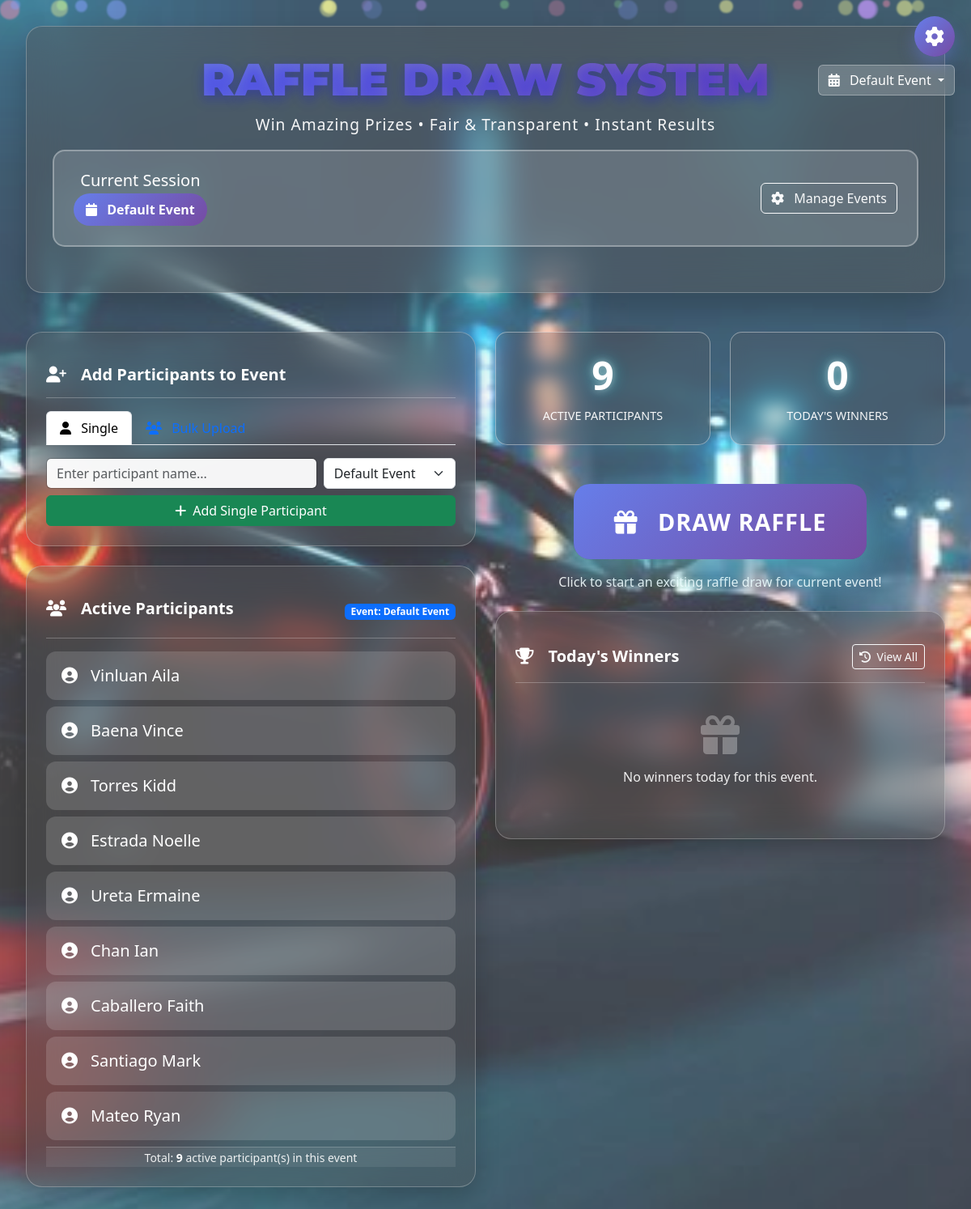
The page / on the database its author committed.
### tables this page shows
CREATE TABLE `events` (
  `id` int(11) NOT NULL,
  `name` varchar(150) NOT NULL,
  `token` varchar(50) DEFAULT NULL,
  `created_at` datetime DEFAULT current_timestamp(),
  `is_active` tinyint(1) DEFAULT 1
);

CREATE TABLE `participants` (
  `id` int(11) NOT NULL,
  `fullname` varchar(150) NOT NULL,
  `status` enum('active','winner') DEFAULT 'active',
  `event_id` int(11) DEFAULT NULL
);

### index.php (the view, shortened to what this page needs)
<?php
include 'config/db.php';
$current_event_id = isset($_GET['event']) ? intval($_GET['event']) : 1;
$active_count = $conn->query("SELECT COUNT(*) as count FROM participants WHERE status='active' AND event_id = $current_event_id")->fetch_assoc()['count'];
$today = date('Y-m-d');
$daily_winners_count = $conn->query("SELECT COUNT(*) as count FROM winners WHERE DATE(win_date) = '$today' AND event_id = $current_event_id")->fetch_assoc()['count'];
?>
<!DOCTYPE html>
<html lang="en">
<head>
    <link href="https://cdn.jsdelivr.net/npm/bootstrap@5.3.2/dist/css/bootstrap.min.css" rel="stylesheet">
    <link rel="stylesheet" href="https://cdnjs.cloudflare.com/ajax/libs/font-awesome/6.4.0/css/all.min.css">
    <link rel="stylesheet" href="assets/css/style.css">
    <link rel="stylesheet" href="https://cdnjs.cloudflare.com/ajax/libs/animate.css/4.1.1/animate.min.css">
    <link rel="stylesheet" href="https://cdn.jsdelivr.net/npm/sweetalert2@11/dist/sweetalert2.min.css">
</head>
<body>
    <button class="btn settings-btn" type="button" data-bs-toggle="modal" data-bs-target="#settingsModal">
        <i class="fas fa-cog"></i>
    </button>
    <div class="event-switcher">
        <div class="dropdown">
            <button class="btn dropdown-toggle" type="button" data-bs-toggle="dropdown">
                <i class="fas fa-calendar-alt me-2"></i>
                <?php
                $current_event = $conn->query("SELECT name FROM events WHERE id = $current_event_id")->fetch_assoc();
                echo htmlspecialchars($current_event['name'] ?? 'Select Event');
                ?>
            </button>
        </div>
    </div>
    <div class="main-container">
        <div class="brand-header">
            <h1>RAFFLE DRAW SYSTEM</h1>
            <p class="tagline">Win Amazing Prizes • Fair & Transparent • Instant Results</p>
            <div class="event-session-card mt-3">
                <div class="d-flex justify-content-between align-items-center">
                    <div>
                        <h5 class="text-white mb-1">Current Session</h5>
                        <div class="current-event-badge d-inline-block">
                            <i class="fas fa-calendar me-2"></i>
                            <?php echo htmlspecialchars($current_event['name'] ?? 'Default Event'); ?>
                        </div>
                    </div>
                    <button class="btn btn-outline-light" data-bs-toggle="modal" data-bs-target="#eventsModal">
                        <i class="fas fa-cog me-2"></i> Manage Events
                    </button>
                </div>
            </div>
        </div>
        <div class="row">
            <div class="col-lg-6">
                <div class="glass-card">
                    <div class="card-header">
                        <h5 class="mb-0"><i class="fas fa-user-plus me-2"></i> Add Participants to Event</h5>
                    </div>
                    <div class="card-body">
                        <ul class="nav nav-tabs mb-3" id="addParticipantsTab" role="tablist">
                            <li class="nav-item" role="presentation">
                                <button class="nav-link active" id="single-tab" data-bs-toggle="tab" data-bs-target="#single" type="button">
                                    <i class="fas fa-user me-2"></i> Single
                                </button>
                            </li>
                            <li class="nav-item" role="presentation">
                                <button class="nav-link" id="bulk-tab" data-bs-toggle="tab" data-bs-target="#bulk" type="button">
                                    <i class="fas fa-users me-2"></i> Bulk Upload
                                </button>
                            </li>
                        </ul>
                        <div class="tab-content" id="addParticipantsTabContent">
                            <div class="tab-pane fade show active" id="single" role="tabpanel">
                                <form action="actions/add_participant.php" method="post">
                                    <div class="row g-2">
                                        <div class="col-md-8">
                                            <input type="text" name="fullname" class="form-control" placeholder="Enter participant name..." required>
                                        </div>
                                        <div class="col-md-4">
                                            <select name="event_id" class="form-select" required>
                                                <?php
                                                $events = $conn->query("SELECT * FROM events WHERE is_active = 1");
                                                while($event = $events->fetch_assoc()):
                                                ?>
                                                    <option value="<?php echo $event['id']; ?>"
                                                            <?php echo $event['id'] == $current_event_id ? 'selected' : ''; ?>>
                                                        <?php echo htmlspecialchars($event['name']); ?>
                                                    </option>
                                                <?php endwhile; ?>
                                            </select>
                                        </div>
                                        <div class="col-12">
                                            <button class="btn btn-success w-100">
                                                <i class="fas fa-plus me-2"></i>Add Single Participant
                                            </button>
                                        </div>
                                    </div>
                                </form>
                            </div>
                        </div>
                    </div>
                </div>
                <div class="glass-card">
                    <div class="card-header d-flex justify-content-between align-items-center">
                        <h5><i class="fas fa-users me-2"></i> Active Participants</h5>
                        <span class="badge bg-primary">Event: <?php echo htmlspecialchars($current_event['name'] ?? 'Default'); ?></span>
                    </div>
                    <div class="card-body p-0">
                        <div class="list-group list-group-flush">
                            <?php
                            $participants_result = $conn->query("SELECT * FROM participants WHERE status='active' AND event_id = $current_event_id");
                            if($participants_result->num_rows > 0):
                                while($row = $participants_result->fetch_assoc()): ?>
                                    <div class="participant-item">
                                        <div class="d-flex align-items-center">
                                            <i class="fas fa-user-circle me-3 fa-lg"></i>
                                            <span class="fs-5"><?php echo htmlspecialchars($row['fullname']); ?></span>
                                        </div>
                                    </div>
                                <?php endwhile;
                            endif; ?>
                        </div>
                    </div>
                    <div class="card-footer text-center">
                        <small class="text-white-50">
                            Total: <strong class="text-white"><?php echo $participants_result->num_rows; ?></strong> active participant(s) in this event
                        </small>
                    </div>
                </div>
            </div>
            <div class="col-lg-6">
                <div class="row mb-4">
                    <div class="col-md-6">
                        <div class="stat-card">
                            <h3><?php echo $active_count; ?></h3>
                            <small>ACTIVE PARTICIPANTS</small>
                        </div>
                    </div>
                    <div class="col-md-6">
                        <div class="stat-card">
                            <h3><?php echo $daily_winners_count; ?></h3>
                            <small>TODAY'S WINNERS</small>
                        </div>
                    </div>
                </div>
                <div class="draw-btn-container mb-4">
                    <button class="btn draw-main-btn" data-bs-toggle="modal" data-bs-target="#raffleModal">
                        <i class="fas fa-gift me-3"></i> DRAW RAFFLE
                    </button>
                    <p class="text-white-50 mt-3">Click to start an exciting raffle draw for current event!</p>
                </div>
                <div class="glass-card">
                    <div class="card-header d-flex justify-content-between align-items-center">
                        <h5 class="mb-0"><i class="fas fa-trophy me-2"></i> Today's Winners</h5>
                        <button class="btn btn-sm btn-outline-light" data-bs-toggle="modal" data-bs-target="#winnersHistoryModal">
                            <i class="fas fa-history me-1"></i> View All
                        </button>
                    </div>
                    <div class="card-body">
                        <?php
                        $daily_winners = $conn->query("
                            SELECT w.*, e.name as event_name
                            FROM winners w
                            LEFT JOIN events e ON w.event_id = e.id
                            WHERE DATE(w.win_date) = '$today'
                            AND w.event_id = $current_event_id
                            ORDER BY w.win_date DESC
                            LIMIT 5
                        ");
                        if($daily_winners->num_rows > 0): ?>
                            <div class="list-group">
                                <?php while($winner = $daily_winners->fetch_assoc()):
                                    $win_date = strtotime($winner['win_date']);
                                    $time_formatted = date('h:i A', $win_date);
                                ?>
                                    <div class="list-group-item border-0 bg-transparent mb-2">
                                        <div class="d-flex justify-content-between align-items-center">
                                            <div>
                                                <strong class="text-white"><?php echo htmlspecialchars($winner['fullname']); ?></strong>
                                                <div class="winner-date">
                                                    <span class="winner-time">
                                                        <i class="fas fa-clock me-1"></i>
                                                        <?php echo $time_formatted; ?>
                                                    </span>
                                                </div>
                                            </div>
                                            <span class="badge bg-success">
                                                <?php echo htmlspecialchars($winner['prize']); ?>
                                            </span>
                                        </div>
                                    </div>
                                <?php endwhile; ?>
                            </div>
                        <?php else: ?>
                            <div class="text-center py-4">
                                <i class="fas fa-gift fa-3x mb-3" style="color: rgba(255,255,255,0.3);"></i>
                                <p class="text-white-50">No winners today for this event.</p>
                            </div>
                        <?php endif; ?>
                    </div>
                </div>
            </div>
        </div>
    </div>
</body>
</html>

### assets/css/style.css (style rules this page uses)
:root { --primary-gradient: linear-gradient(135deg, #667eea 0%, #764ba2 100%); --secondary-gradient: linear-gradient(135deg, #f093fb 0%, #f5576c 100%); --success-gradient: linear-gradient(135deg, #4facfe 0%, #00f2fe 100%); --warning-gradient: linear-gradient(135deg, #f6d365 0%, #fda085 100%); --dark-overlay: rgba(0, 0, 0, 0.3); --glass-bg: rgba(88, 88, 88, 0.3); --glass-bg-hover: rgba(88, 88, 88, 0.40); }
* { transition: all 0.3s cubic-bezier(0.4, 0, 0.2, 1); }
body { min-height: 100vh; transition: background-image 0.5s ease, background-color 0.5s ease; }
.main-container { min-height: 100vh; padding: 2rem; background: rgba(255, 255, 255, 0.25); border-radius: 0; }
.brand-header { text-align: center; margin-bottom: 3rem; padding: 2rem; background: rgba(88, 88, 88, 0.4); border-radius: 20px; backdrop-filter: blur(20px); border: 1px solid rgba(255, 255, 255, 0.25); box-shadow: 0 20px 40px rgba(0, 0, 0, 0.2); animation: slideDown 0.8s ease-out; }
.brand-header h1 { font-family: 'Montserrat', sans-serif; font-weight: 900; font-size: 3.5rem; background: var(--primary-gradient); -webkit-background-clip: text; -webkit-text-fill-color: transparent; margin-bottom: 0.5rem; text-shadow: 0 5px 15px rgba(10, 1, 254, 0.293); }
.brand-header .tagline { font-size: 1.2rem; color: rgba(255, 255, 255, 0.95); font-weight: 300; letter-spacing: 1px; }
.settings-btn { position: fixed; top: 20px; right: 20px; z-index: 1000; background: var(--primary-gradient); border: none; width: 50px; height: 50px; border-radius: 50%; color: white; font-size: 1.5rem; box-shadow: 0 10px 20px rgba(102, 126, 234, 0.4); transition: all 0.3s ease; }
.glass-card { background: var(--glass-bg); backdrop-filter: blur(20px); border-radius: 20px; border: 1px solid rgba(255, 255, 255, 0.25); padding: 1.5rem; margin-bottom: 1.5rem; box-shadow: 0 10px 30px rgba(0, 0, 0, 0.2); transition: transform 0.3s ease, box-shadow 0.3s ease, background 0.3s ease; }
.glass-card .card-header { background: transparent; border-bottom: 1px solid rgba(255, 255, 255, 0.25); padding: 1rem 0; margin-bottom: 1rem; }
.glass-card .card-header h5 { color: white; font-weight: 600; display: flex; align-items: center; gap: 10px; }
.participant-item { background: rgba(255, 255, 255, 0.15); border: none; border-left: 4px solid transparent; margin-bottom: 8px; padding: 15px; border-radius: 12px; color: white; animation: fadeIn 0.5s ease-out; }
.draw-btn-container { text-align: center; margin: 2rem 0; }
.draw-main-btn { background: var(--primary-gradient); border: none; border-radius: 20px; padding: 25px 50px; font-size: 1.8rem; font-weight: 700; color: white; letter-spacing: 1px; text-transform: uppercase; box-shadow: 0 20px 40px rgba(101, 227, 246, 0.4); transition: all 0.3s ease; position: relative; overflow: hidden; }
.draw-main-btn::before { content: ''; position: absolute; top: 0; left: -100%; width: 100%; height: 100%; background: linear-gradient(90deg, transparent, rgba(255, 255, 255, 0.3), transparent); transition: 0.5s; }
.stat-card { text-align: center; padding: 1.5rem; border-radius: 15px; margin-bottom: 1rem; background: rgba(88, 88, 88, 0.25); backdrop-filter: blur(10px); border: 1px solid rgba(255, 255, 255, 0.4); }
.stat-card h3 { font-size: 3rem; font-weight: 700; margin-bottom: 0.5rem; color: #ffffff; text-shadow: 0 0 10px rgba(255, 255, 255, 0.5), 0 0 20px rgba(0, 242, 254, 0.3), 0 0 30px rgba(0, 242, 254, 0.2); }
.stat-card small { color: rgba(255, 255, 255, 0.95); font-size: 0.9rem; }
.text-white-50 { color: rgba(255, 255, 255, 0.9) !important; }
.card-footer { background-color: rgba(255, 255, 255, 0.08) !important; border-top: 1px solid rgba(255, 255, 255, 0.2) !important; }
.form-control { background-color: rgba(255, 255, 255, 0.95) !important; border-color: rgba(0, 0, 0, 0.2) !important; color: #212529 !important; }

### rows shown on the page
events: name "Default Event"
participants: fullname "Vinluan Aila"
participants: fullname "Baena Vince"
participants: fullname "Torres Kidd"
participants: fullname "Estrada Noelle"
participants: fullname "Ureta Ermaine"
participants: fullname "Chan Ian"
participants: fullname "Caballero Faith"
participants: fullname "Santiago Mark"
participants: fullname "Mateo Ryan"

### other values the page prints
$participants_result->num_rows "9"
$active_count "9"
$daily_winners_count "0"
form field event_id "Default Event"
